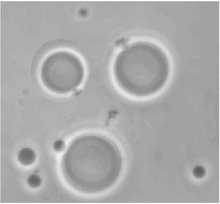
%> input picture project10_JOAO_GUEDES/Imagem1.jpg, 220 x 204 px, shrunk from 756 x 701 before the run
$ octave main.m   (GNU Octave 9; MATLAB toolbox functions it lacks are replaced by stand-ins)
%> lines starting %> are read from the running program, lines starting %| are printed output that depends on the picture; in (x1, y1, x2, y2) boxes, pixels count from 0 and x2, y2 are one past the last pixel; in counts of white or black regions, pixels touching at a corner belong together; the program's own positions count from 1
### project10_JOAO_GUEDES/forGray.m
function g = forGray(f)

    [M, N, C] = size(f);
    g = zeros(M, N);

    if C == 3
        for x = 1:M
            for y = 1:N
                R = double(f(x,y,1));
                G = double(f(x,y,2));
                B = double(f(x,y,3));

                g(x,y) = 0.2989*R + 0.5870*G + 0.1140*B;
            end
        end
    else
        for x = 1:M
            for y = 1:N
                g(x,y) = double(f(x,y));
            end
        end
    end

end

### project10_JOAO_GUEDES/normalize01.m
function g = normalize01(f)

    [M, N] = size(f);

    menor = f(1,1);
    maior = f(1,1);

    for x = 1:M
        for y = 1:N

            if f(x,y) < menor
                menor = f(x,y);
            end

            if f(x,y) > maior
                maior = f(x,y);
            end

        end
    end

    g = zeros(M, N);

    if maior == menor
        return;
    end

    for x = 1:M
        for y = 1:N
            g(x,y) = (f(x,y) - menor) / (maior - menor);
        end
    end

end

### project10_JOAO_GUEDES/media3x3.m
function g = media3x3(f)

    [M, N] = size(f);
    g = f;

    for x = 2:M-1
        for y = 2:N-1

            soma = 0;

            for i = -1:1
                for j = -1:1
                    soma = soma + f(x+i, y+j);
                end
            end

            g(x,y) = soma / 9;

        end
    end

end

### project10_JOAO_GUEDES/sobel.m
function grad = sobel(f)

    [M, N] = size(f);
    grad = zeros(M, N);

    Hx = [-1 0 1;
          -2 0 2;
          -1 0 1];

    Hy = [-1 -2 -1;
           0  0  0;
           1  2  1];

    for x = 2:M-1
        for y = 2:N-1

            gx = 0;
            gy = 0;

            for i = -1:1
                for j = -1:1

                    pixel = f(x+i, y+j);

                    gx = gx + pixel * Hx(i+2, j+2);
                    gy = gy + pixel * Hy(i+2, j+2);

                end
            end

            grad(x,y) = sqrt(gx^2 + gy^2);

        end
    end

end

### project10_JOAO_GUEDES/limiarMediaDesvio.m
function bw = limiarMediaDesvio(f, fator)

    [M, N] = size(f);

    soma = 0;
    soma2 = 0;

    for x = 1:M
        for y = 1:N
            soma = soma + f(x,y);
            soma2 = soma2 + f(x,y)^2;
        end
    end

    media = soma / (M*N);
    desvio = sqrt((soma2 / (M*N)) - media^2);

    T = media + fator * desvio;

    bw = zeros(M, N);

    for x = 1:M
        for y = 1:N
            if f(x,y) > T
                bw(x,y) = 1;
            else
                bw(x,y) = 0;
            end
        end
    end

end

### project10_JOAO_GUEDES/dilataRaio.m
function g = dilataRaio(f, raio)

[M, N] = size(f);
g = zeros(M, N);

for x = 1:M
    for y = 1:N

        valor = 0;

        for i = -raio:raio
            for j = -raio:raio

                if i^2 + j^2 <= raio^2

                    nx = x + i;
                    ny = y + j;

                    if nx >= 1 && nx <= M && ny >= 1 && ny <= N
                        if f(nx,ny) == 1
                            valor = 1;
                        end
                    end

                end

            end
        end

        g(x,y) = valor;

    end
end

end

### project10_JOAO_GUEDES/erodeRaio.m
function g = erodeRaio(f, raio)

[M, N] = size(f);
g = zeros(M, N);

for x = 1:M
    for y = 1:N

        valor = 1;

        for i = -raio:raio
            for j = -raio:raio

                if i^2 + j^2 <= raio^2

                    nx = x + i;
                    ny = y + j;

                    if nx < 1 || nx > M || ny < 1 || ny > N
                        valor = 0;
                    else
                        if f(nx,ny) == 0
                            valor = 0;
                        end
                    end

                end

            end
        end

        g(x,y) = valor;

    end
end

end

### project10_JOAO_GUEDES/main.m
clear;
clc;
close all;

nomes = {'Imagem1.jpg', 'Imagem2.jpg', 'Imagem3.jpg'};

for img = 1:3

    % Leitura da imagem
    f = imread(nomes{img});
%> f is the input picture: size 204x220x3 uint8; min 90, max 255, mean 170.9

    % Converter para tons de cinza
    fgray = forGray(f);

    % Normalizar para o intervalo [0,1]
    fgray = normalize01(fgray);
%> in normalize01, `menor = f(1,1);`: menor = 255
%> after the loop in normalize01, `for x = 1:M`: menor = 89.99
%> after the loop in normalize01, `for x = 1:M`:
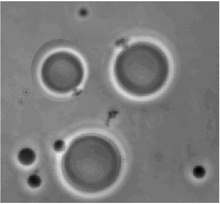
%> g: size 204x220 double; min 0, max 1, mean 0.49

    % Suavizar para reduzir pequenos ruídos
    fsuave = media3x3(fgray);

    % Aplicar operador de Sobel
    grad = sobel(fsuave);
%> after the loop in sobel, `for x = 2:M-1`:
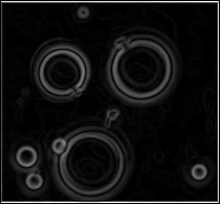
%> grad: size 204x220 double; min 0, max 2.19, mean 0.151; drawn with min black and max white

    % Normalizar o gradiente para [0,1]
    grad = normalize01(grad);

    % Limiarizar o gradiente
    fator = 0.6;
    bordas = limiarMediaDesvio(grad, fator);
%> after the loop in limiarMediaDesvio, `for x = 1:M`: soma = 3091.7; soma2 = 976.5
%> in limiarMediaDesvio, `media = soma / (M*N);`: media = 0.0689
%> in limiarMediaDesvio, `desvio = sqrt((soma2 / (M*N)) - media^2);`: desvio = 0.13
%> in limiarMediaDesvio, `T = media + fator * desvio;`: T = 0.147
%> after the loop in limiarMediaDesvio, `for x = 1:M`:
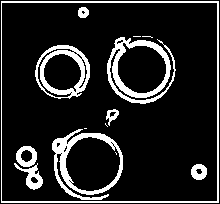
%> bw: size 204x220 double; values 0 (black) and 1 (white), 14.1% white; 14 white regions (5 under 20 px), largest, box (x1, y1, x2, y2) and area: (1, 1, 219, 203) 1466, (107, 37, 176, 104) 1445, (52, 129, 123, 200) 1383

    % Fechar falhas nas bordas
    raioFechamento = 4;

    bordasFechadas = dilataRaio(bordas, raioFechamento);
%> after the loop in dilataRaio, `for x = 1:M`:
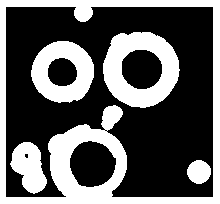
%> g: size 204x220 double; values 0 (black) and 1 (white), 36.9% white; 5 white regions, box (x1, y1, x2, y2) and area: (0, 0, 220, 204) 9149, (103, 32, 180, 108) 3342, (31, 41, 94, 103) 2391, (10, 142, 47, 194) 1223, (187, 160, 211, 184) 442
%> after the loop in dilataRaio, `for x = 1:M`: nx = 208; ny = 220
    bordasFechadas = erodeRaio(bordasFechadas, raioFechamento);
%> (the run ends here)
